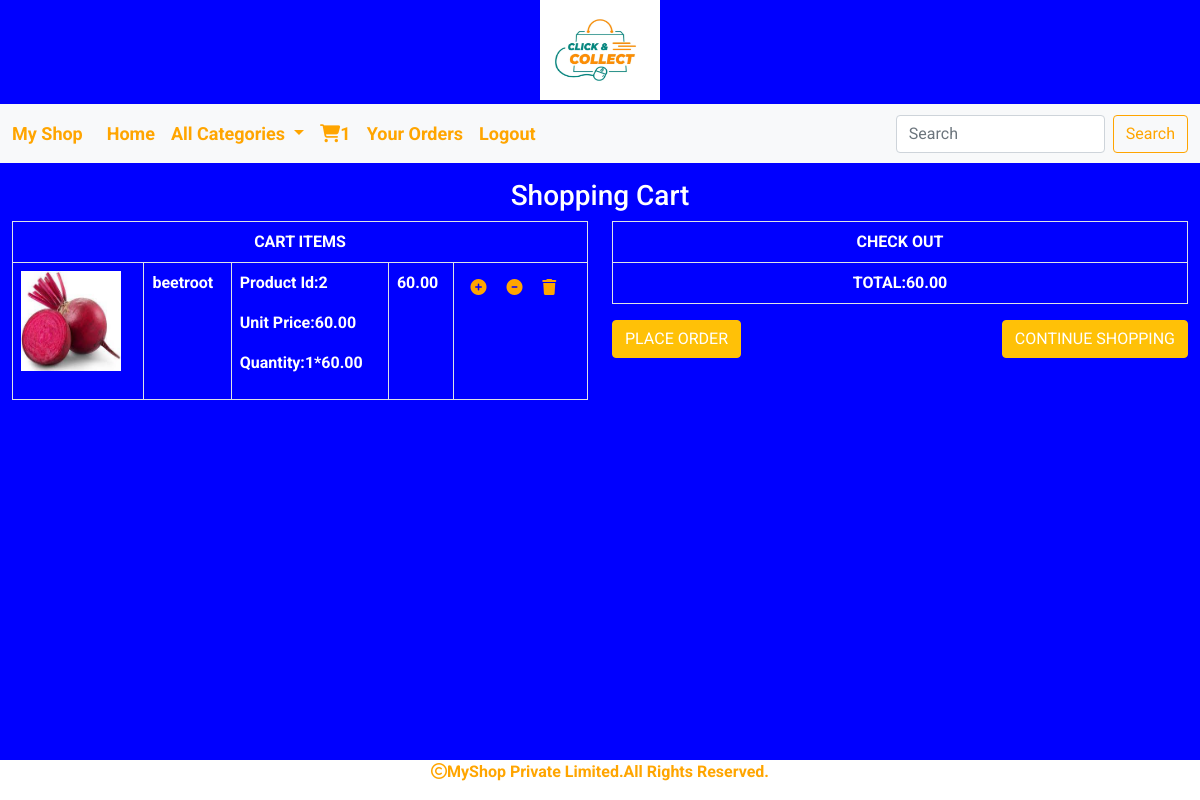
Page /cart/cart_view (signed in) on the committed database.
### cart/models.py (models this page shows)
class Cart(models.Model):
    product=models.ForeignKey(Product,on_delete=models.CASCADE)
    user=models.ForeignKey(User,on_delete=models.CASCADE)
    quantity=models.IntegerField()
    date_added=models.DateField(auto_now_add=True)
    def subtotal(self):
        return self.quantity*self.product.price

### shop/models.py (models this page shows, shortened)
class Product(models.Model):
    pname=models.CharField(max_length=200)
    description=models.TextField()
    image=models.ImageField(upload_to='shop/product',null=True,blank=True)
    price=models.DecimalField(max_digits=10,decimal_places=2)
    category=models.ForeignKey(Category,on_delete=models.CASCADE)
    stock=models.IntegerField()
    available=models.BooleanField(default=True)
    created=models.DateTimeField(auto_now_add=True)
    updated=models.DateTimeField(auto_now=True)

### cart/views.py (the view)
# urls.py: path('cart_view',views.cart_view,name="cart_view"),
@login_required
def cart_view(request):
    Total = 0
    user=request.user
    try:
        cart=Cart.objects.filter(user=user)
        for i in cart:
            Total+=i.quantity*i.product.price
    except:
        pass
    return render(request,'cartview.html',{'cart':cart,'Total':Total})

### cart/context_processors.py (called while the page is built)
def counter(request):
    item_count=0
    if request.user.is_authenticated:
        user=request.user
        try:
            cart=Cart.objects.filter(user=user)
            for i in cart:
                item_count+=i.quantity
        except:
            item_count=0
    return {'count':item_count}

### shop/context_processors.py (called while the page is built)
def menu_links(request):
    links=Category.objects.all()
    return {'links':links}

### templates/cartview.html
<!DOCTYPE html>
{% extends 'base.html' %}
{% load static %}
{% block content %}
{% if not cart %}
<div>
    <h1 class="text-center text-white">Cart is Empty</h1>
    <strong><a href="{% url 'shop:category' %}" class="text-white">Continue Shopping</a></strong>
</div>
{% else %}
<div class="container-fluid" style="margin-bottom:100px;">
<div class="row">
    <h3 class="text-center text-white mt-3">Shopping Cart</h3>
    <div class="col-sm-6"><table class="table table-bordered">
        <tr><th colspan="5" class="text-center text-white">CART ITEMS</th></tr>
        {% for i in cart %}
        <tr>
            <td><img src="{{i.product.image.url}}" height="100px" width="100px"></td>
            <td><p class="text-white"><strong>{{i.product.pname}}</strong></p></td>
            <td><p class="text-white"><strong>Product Id:{{i.product.id}}</strong></p>
             <p class="text-white"><strong>Unit Price:{{i.product.price}}</strong></p>
              <p class="text-white"><strong>Quantity:{{i.quantity}}*{{i.product.price}}</strong></p> </td>
            <td><p class="text-white"><strong>{{i.subtotal}}</strong></p></td>
            <td>
                {% if i.quantity < i.product.stock %}
                <a href="{% url 'cart:add_to_cart' i.product.pname %}"><i class="fa-solid fa-circle-plus" style="color:orange;margin:8px;"></i></a>
                <a href="{% url 'cart:cart_remove' i.product.pname %}"><i class="fa-solid fa-circle-minus" style="color:orange;margin:8px;"></i></a>
                <a href="{% url 'cart:full_remove' i.product.pname %}"><i class="fa-solid fa-trash" style="color:orange;margin:8px;"></i></a>
                {% else %}
                <a href="{% url 'cart:cart_remove' i.product.pname %}"><i class="fa-solid fa-circle-minus" style="color:orange;margin:8px;"></i></a>
                <a href="{% url 'cart:full_remove' i.product.pname %}"><i class="fa-solid fa-trash" style="color:orange;margin:8px;"></i></a>
                {% endif %}
            </td>
        </tr>
        {% endfor %}
    </table></div>
    <div class="col-sm-6">
        <table class="table table-bordered" style="text-align:center;">
        <tr><th class="text-center text-white">CHECK OUT</th></tr>
            <tr>
                <td class="text-white"><strong>TOTAL:{{Total}}</strong></td>
            </tr>
        </table>
       <div style="position:relative;"> <a class=" btn btn-warning text-white" href="{% url 'cart:order_form' %}">PLACE ORDER</a>
        <a class=" btn btn-warning text-white" style="position:absolute;right:0;" href="{% url 'shop:category' %}">CONTINUE SHOPPING</a></div>
    </div>
</div>
    </div>
{% endif %}
{% endblock %}

### static/css/style.css (style rules this page uses)
body { background-color:blue; font-family: 'Roboto', sans-serif; }

### rows in the picture
Cart: product.image (picture), product.pname "beetroot", product.id "2", product.price "60.00", quantity "1", subtotal "60.00"

### other values in the picture
{{ count }} "1"
{{ Total }} "60.00"
